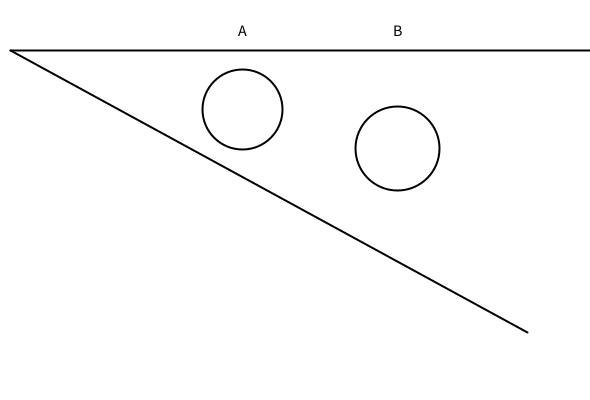
Frame 1 (no input)
Frame 2 (the mouse pressed at the canvas centre, redrawn once): identical to frame 1, image omitted

The Processing sketch that drew this single still picture (run headless with seeded random() and noise(); the mouse was pressed at the canvas centre and the sketch redrawn once):

// Processing sketch: Ponzo
// ── Ponzo.pde
PonzoIllusion illusion;
final String title="Ponzo";

void setup() {
  size(590, 400);
  surface.setTitle(title);

  illusion = new PonzoIllusion();
}

void draw() {
  illusion.draw();
  noLoop();
}

void keyPressed() {
  if (key == '1') {
    illusion.setMode(0);
  } else if (key == '2') {
    illusion.setMode(1);
  } else if (key == 's') {
    String filename = String.format("%s-%d.%02d.png", title, illusion.getMode(), illusion.getValue(), illusion.getMaxValue());
    save(filename);
  } else {
    illusion.keyPressed();
  }
  loop();
}

// ── PonzoIllusion.pde
class PonzoIllusion {
  final int maxValue = 10;
  int value;
  final int radiusA = 80;
  int radiusB;
  final int AX = 240;
  final int BX = 400;
  final float angle = 0.5;
  int mode = 0;

  PonzoIllusion() {
    setValue(floor(random(-maxValue, maxValue)));
  }

  int getValue() {
    return value;
  }

  void setValue(int v) {
    if (v < -maxValue || v > maxValue) return;
    value = v;
    radiusB = radiusA + v * 2;
  }

  int getMaxValue() {
    return maxValue;
  }

  void setMode(int mode) {
    this.mode = mode;
  }

  int getMode() {
    return mode;
  }

  void draw() {
    background(255);
    pushMatrix();
    translate(10, 50);
    pushStyle();
    textAlign(CENTER, CENTER);
    textSize(16);
    stroke(0);
    noFill();
    smooth();

    strokeWeight(2);
    line(0, 0, width, 0);
    if (mode > 0) {
      line(0, 200, width, 200);
    } else {
      line(0, 0, cos(angle) * width, sin(angle) * width);
    }

    ellipse(cos(angle / 2) * AX, sin(angle / 2) * AX, radiusA, radiusA);
    fill(0);
    noStroke();
    text("A", cos(angle / 2) * AX, -20);

    stroke(0);
    noFill();
    ellipse(cos(angle / 2) * BX, sin(angle / 2) * BX, radiusB, radiusB);
    fill(0);
    noStroke();
    text("B", cos(angle / 2) * BX, -20);

    popMatrix();
    popStyle();
  }

  void keyPressed() {
    if (key == CODED) {
      switch(keyCode) {
      case UP:
      case LEFT:
        setValue(value - 1);
        break;
      case DOWN:
      case RIGHT:
        setValue(value + 1);
        break;
      default:
        break;
      }
    }
  }
}
